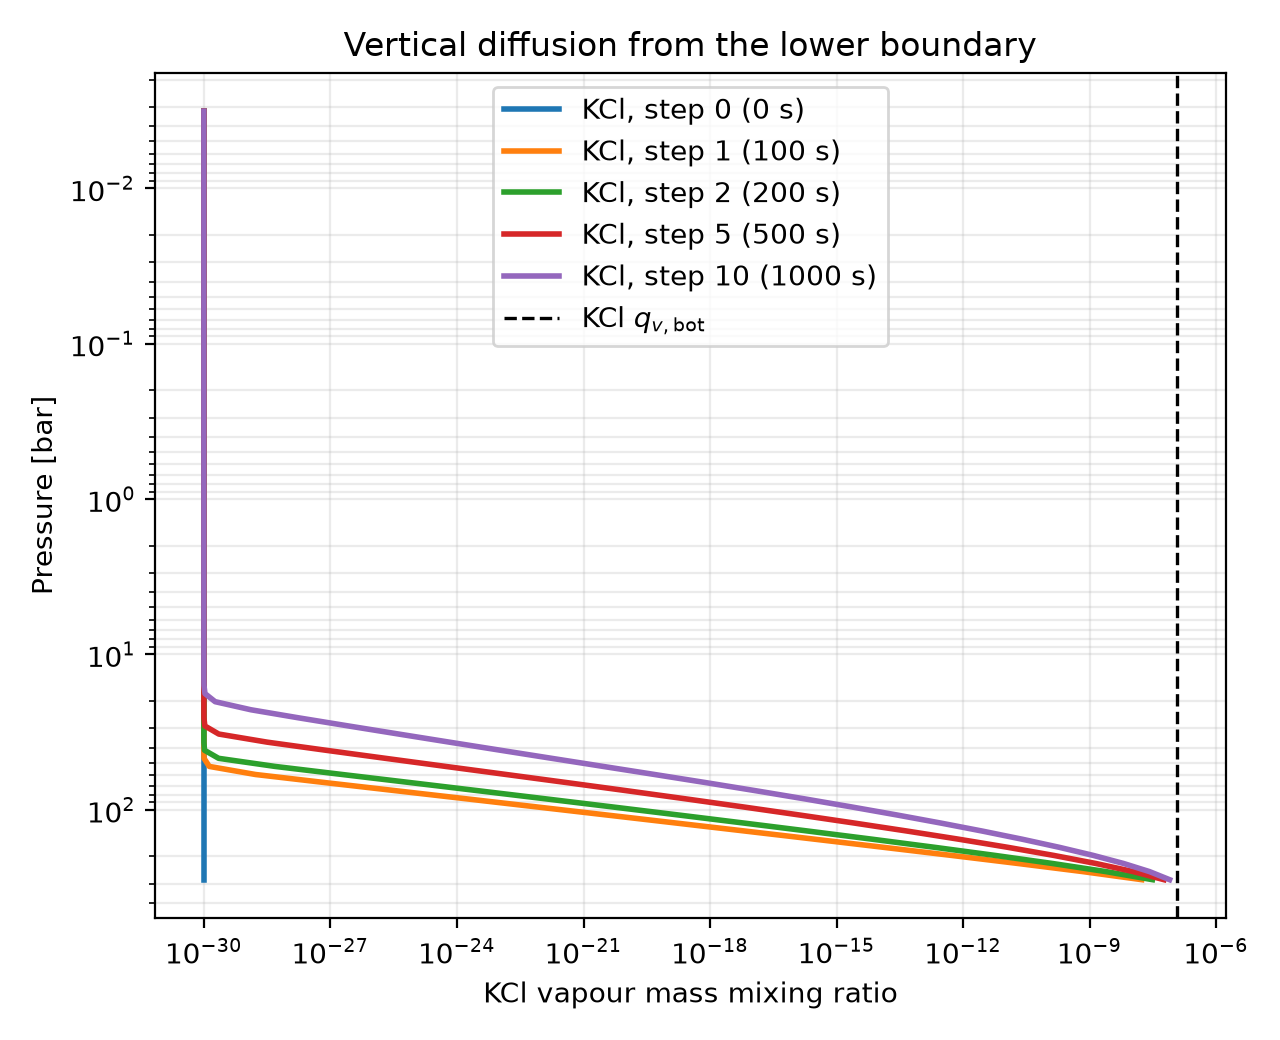

Python code for this plot:
"""Demonstrate diffusion from the fixed lower KCl vapour boundary."""

from __future__ import annotations

from pathlib import Path

import matplotlib
import numpy as np

matplotlib.use("Agg")
import matplotlib.pyplot as plt

from pymini_cloud.main import (
  ModelState,
  advance_model_step,
  run,
)


bar = 1.0e6  # Bar to dyne cm^-2
SNAPSHOT_STEPS = (0, 1, 2, 5, 10)


def calculate_snapshots(
  setup_path: str | Path,
) -> tuple[ModelState, dict[int, np.ndarray]]:
  """Run the diffusion-only main loop and retain vapour snapshots."""

  setup_path = Path(setup_path).resolve()
  state = run(setup_path, n_steps=0, write_output=False)
  snapshots = {0: state.cloud.q_v.copy()}
  for step in range(1, SNAPSHOT_STEPS[-1] + 1):
    advance_model_step(state)
    if step in SNAPSHOT_STEPS:
      snapshots[step] = state.cloud.q_v.copy()

  return state, snapshots


def plot_snapshots(
  setup_path: str | Path,
  output_path: str | Path,
) -> tuple[Path, ModelState]:
  """Plot vapour profiles from the diffusion demonstration."""

  state, snapshots = calculate_snapshots(setup_path)
  pressure_bar = state.atmosphere.p / bar

  figure, axis = plt.subplots(figsize=(6.4, 5.2))
  for species_index, species in enumerate(state.cloud.species):
    for step, q_v in snapshots.items():
      axis.plot(
        q_v[species_index],
        pressure_bar,
        linewidth=2.0,
        label=(
          f"{species.name}, step {step} "
          f"({step * state.integrator.t_step:g} s)"
        ),
      )
    axis.axvline(
      species.bottom_mass_mixing_ratio(state.atmosphere.mu[-1]),
      color="black",
      linestyle="--",
      linewidth=1.2,
      label=rf"{species.name} $q_{{v,\mathrm{{bot}}}}$",
    )
  axis.set_xscale("log")
  axis.set_yscale("log")
  axis.invert_yaxis()
  axis.set_xlabel("KCl vapour mass mixing ratio")
  axis.set_ylabel("Pressure [bar]")
  axis.set_title("Vertical diffusion from the lower boundary")
  axis.grid(alpha=0.25, which="both")
  axis.legend()
  figure.tight_layout()

  output_path = Path(output_path).resolve()
  output_path.parent.mkdir(parents=True, exist_ok=True)
  figure.savefig(output_path, dpi=200)
  plt.close(figure)
  return output_path, state


def main() -> None:
  """Run the demonstration and save its plot beside this script."""

  experiment_directory = Path(__file__).resolve().parent
  setup_path = experiment_directory / "setup.yaml"
  output_path, state = plot_snapshots(
    setup_path,
    experiment_directory / "diffusion_test.png",
  )
  print(
    "cloud moment maxima after "
    f"{state.step} steps: q_0={np.max(state.cloud.q_0):.6e}, "
    f"q_1={np.max(state.cloud.q_1):.6e}, "
    f"q_2={np.max(state.cloud.q_2):.6e}"
  )
  print(f"saved {output_path}")


if __name__ == "__main__":
  main()
